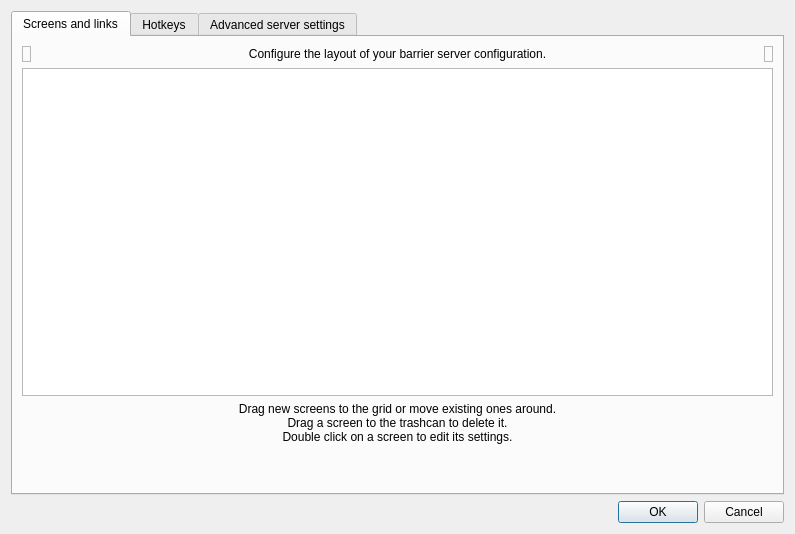
<?xml version="1.0" encoding="UTF-8"?>
<ui version="4.0">
 <class>ServerConfigDialogBase</class>
 <widget class="QDialog" name="ServerConfigDialogBase">
  <property name="geometry">
   <rect>
    <x>0</x>
    <y>0</y>
    <width>795</width>
    <height>534</height>
   </rect>
  </property>
  <property name="windowTitle">
   <string>Server Configuration</string>
  </property>
  <layout class="QVBoxLayout">
   <item>
    <widget class="QTabWidget" name="m_pTabWidget">
     <property name="currentIndex">
      <number>0</number>
     </property>
     <widget class="QWidget" name="m_pTabScreens">
      <attribute name="title">
       <string>Screens and links</string>
      </attribute>
      <layout class="QVBoxLayout">
       <item>
        <layout class="QHBoxLayout">
         <item>
          <widget class="TrashScreenWidget" name="m_pTrashScreenWidget">
           <property name="acceptDrops">
            <bool>true</bool>
           </property>
           <property name="toolTip">
            <string>Drag a screen from the grid to the trashcan to remove it.</string>
           </property>
           <property name="frameShape">
            <enum>QFrame::StyledPanel</enum>
           </property>
           <property name="frameShadow">
            <enum>QFrame::Raised</enum>
           </property>
           <property name="text">
            <string/>
           </property>
           <property name="pixmap">
            <pixmap resource="Barrier.qrc">:/res/icons/64x64/user-trash.png</pixmap>
           </property>
          </widget>
         </item>
         <item>
          <widget class="QLabel" name="label_2">
           <property name="sizePolicy">
            <sizepolicy hsizetype="Preferred" vsizetype="Preferred">
             <horstretch>1</horstretch>
             <verstretch>0</verstretch>
            </sizepolicy>
           </property>
           <property name="text">
            <string>Configure the layout of your barrier server configuration.</string>
           </property>
           <property name="alignment">
            <set>Qt::AlignCenter</set>
           </property>
           <property name="wordWrap">
            <bool>true</bool>
           </property>
          </widget>
         </item>
         <item>
          <widget class="NewScreenWidget" name="m_pLabelNewScreenWidget">
           <property name="toolTip">
            <string>Drag this button to the grid to add a new screen.</string>
           </property>
           <property name="frameShape">
            <enum>QFrame::StyledPanel</enum>
           </property>
           <property name="frameShadow">
            <enum>QFrame::Raised</enum>
           </property>
           <property name="text">
            <string/>
           </property>
           <property name="pixmap">
            <pixmap resource="Barrier.qrc">:/res/icons/64x64/video-display.png</pixmap>
           </property>
          </widget>
         </item>
        </layout>
       </item>
       <item>
       <widget class="ScreenSetupView" name="m_pScreenSetupView">
         <property name="sizePolicy">
          <sizepolicy hsizetype="Expanding" vsizetype="Expanding">
           <horstretch>0</horstretch>
           <verstretch>1</verstretch>
          </sizepolicy>
         </property>
         <property name="minimumSize">
          <size>
           <width>0</width>
           <height>0</height>
          </size>
         </property>
         <property name="acceptDrops">
          <bool>true</bool>
         </property>
         <property name="autoFillBackground">
          <bool>false</bool>
         </property>
         <property name="frameShape">
          <enum>QFrame::StyledPanel</enum>
         </property>
         <property name="frameShadow">
          <enum>QFrame::Sunken</enum>
         </property>
        </widget>
       </item>
       <item>
        <widget class="QLabel" name="label_3">
         <property name="sizePolicy">
          <sizepolicy hsizetype="Preferred" vsizetype="Preferred">
           <horstretch>1</horstretch>
           <verstretch>0</verstretch>
          </sizepolicy>
         </property>
         <property name="text">
          <string>Drag new screens to the grid or move existing ones around.
Drag a screen to the trashcan to delete it.
Double click on a screen to edit its settings.</string>
         </property>
         <property name="alignment">
          <set>Qt::AlignCenter</set>
         </property>
         <property name="wordWrap">
          <bool>true</bool>
         </property>
        </widget>
       </item>
       <item>
        <spacer>
         <property name="orientation">
          <enum>Qt::Vertical</enum>
         </property>
         <property name="sizeHint" stdset="0">
          <size>
           <width>20</width>
           <height>40</height>
          </size>
         </property>
        </spacer>
       </item>
      </layout>
     </widget>
     <widget class="QWidget" name="m_pTabHotkeys">
      <attribute name="title">
       <string>Hotkeys</string>
      </attribute>
      <layout class="QHBoxLayout">
       <item>
        <widget class="QGroupBox" name="groupBox">
         <property name="title">
          <string>&amp;Hotkeys</string>
         </property>
         <layout class="QGridLayout">
          <item row="0" column="0" rowspan="4">
           <widget class="QListWidget" name="m_pListHotkeys"/>
          </item>
          <item row="0" column="1">
           <widget class="QPushButton" name="m_pButtonNewHotkey">
            <property name="enabled">
             <bool>true</bool>
            </property>
            <property name="text">
             <string>&amp;New</string>
            </property>
           </widget>
          </item>
          <item row="1" column="1">
           <widget class="QPushButton" name="m_pButtonEditHotkey">
            <property name="enabled">
             <bool>false</bool>
            </property>
            <property name="text">
             <string>&amp;Edit</string>
            </property>
           </widget>
          </item>
          <item row="2" column="1">
           <widget class="QPushButton" name="m_pButtonRemoveHotkey">
            <property name="enabled">
             <bool>false</bool>
            </property>
            <property name="text">
             <string>&amp;Remove</string>
            </property>
           </widget>
          </item>
          <item row="3" column="1">
           <spacer>
            <property name="orientation">
             <enum>Qt::Vertical</enum>
            </property>
            <property name="sizeHint" stdset="0">
             <size>
              <width>75</width>
              <height>161</height>
             </size>
            </property>
           </spacer>
          </item>
         </layout>
        </widget>
       </item>
       <item>
        <widget class="QGroupBox" name="groupBox_2">
         <property name="title">
          <string>A&amp;ctions</string>
         </property>
         <layout class="QGridLayout">
          <item row="0" column="0" rowspan="4">
           <widget class="QListWidget" name="m_pListActions"/>
          </item>
          <item row="0" column="1">
           <widget class="QPushButton" name="m_pButtonNewAction">
            <property name="enabled">
             <bool>false</bool>
            </property>
            <property name="text">
             <string>Ne&amp;w</string>
            </property>
           </widget>
          </item>
          <item row="1" column="1">
           <widget class="QPushButton" name="m_pButtonEditAction">
            <property name="enabled">
             <bool>false</bool>
            </property>
            <property name="text">
             <string>E&amp;dit</string>
            </property>
           </widget>
          </item>
          <item row="2" column="1">
           <widget class="QPushButton" name="m_pButtonRemoveAction">
            <property name="enabled">
             <bool>false</bool>
            </property>
            <property name="text">
             <string>Re&amp;move</string>
            </property>
           </widget>
          </item>
          <item row="3" column="1">
           <spacer>
            <property name="orientation">
             <enum>Qt::Vertical</enum>
            </property>
            <property name="sizeHint" stdset="0">
             <size>
              <width>20</width>
              <height>40</height>
             </size>
            </property>
           </spacer>
          </item>
         </layout>
        </widget>
       </item>
      </layout>
     </widget>
     <widget class="QWidget" name="m_pTabAdvanced">
      <attribute name="title">
       <string>Advanced server settings</string>
      </attribute>
      <layout class="QGridLayout">
       <item row="0" column="0">
        <widget class="QGroupBox" name="m_pGroupSwitch">
         <property name="title">
          <string>&amp;Switch</string>
         </property>
         <layout class="QVBoxLayout">
          <item>
           <layout class="QHBoxLayout">
            <item>
             <widget class="QCheckBox" name="m_pCheckBoxSwitchDelay">
              <property name="enabled">
               <bool>true</bool>
              </property>
              <property name="text">
               <string>Switch &amp;after waiting</string>
              </property>
             </widget>
            </item>
            <item>
             <spacer>
              <property name="orientation">
               <enum>Qt::Horizontal</enum>
              </property>
              <property name="sizeHint" stdset="0">
               <size>
                <width>40</width>
                <height>20</height>
               </size>
              </property>
             </spacer>
            </item>
            <item>
             <widget class="QSpinBox" name="m_pSpinBoxSwitchDelay">
              <property name="enabled">
               <bool>false</bool>
              </property>
              <property name="minimum">
               <number>10</number>
              </property>
              <property name="maximum">
               <number>10000</number>
              </property>
              <property name="singleStep">
               <number>10</number>
              </property>
              <property name="value">
               <number>250</number>
              </property>
             </widget>
            </item>
            <item>
             <widget class="QLabel" name="m_pLabel_14">
              <property name="text">
               <string>ms</string>
              </property>
             </widget>
            </item>
           </layout>
          </item>
          <item>
           <layout class="QVBoxLayout">
            <item>
             <layout class="QHBoxLayout">
              <item>
               <widget class="QCheckBox" name="m_pCheckBoxSwitchDoubleTap">
                <property name="enabled">
                 <bool>true</bool>
                </property>
                <property name="text">
                 <string>Switch on double &amp;tap within</string>
                </property>
               </widget>
              </item>
              <item>
               <spacer>
                <property name="orientation">
                 <enum>Qt::Horizontal</enum>
                </property>
                <property name="sizeHint" stdset="0">
                 <size>
                  <width>40</width>
                  <height>20</height>
                 </size>
                </property>
               </spacer>
              </item>
              <item>
               <widget class="QSpinBox" name="m_pSpinBoxSwitchDoubleTap">
                <property name="enabled">
                 <bool>false</bool>
                </property>
                <property name="minimum">
                 <number>10</number>
                </property>
                <property name="maximum">
                 <number>10000</number>
                </property>
                <property name="singleStep">
                 <number>10</number>
                </property>
                <property name="value">
                 <number>250</number>
                </property>
               </widget>
              </item>
              <item>
               <widget class="QLabel" name="m_pLabel_15">
                <property name="text">
                 <string>ms</string>
                </property>
               </widget>
              </item>
             </layout>
            </item>
            <item>
             <widget class="QLabel" name="label_4">
              <property name="text">
               <string>Bump against the screen edge with the mouse pointer twice in quick succession.</string>
              </property>
              <property name="wordWrap">
               <bool>true</bool>
              </property>
             </widget>
            </item>
           </layout>
          </item>
          <item>
           <spacer>
            <property name="orientation">
             <enum>Qt::Vertical</enum>
            </property>
            <property name="sizeHint" stdset="0">
             <size>
              <width>20</width>
              <height>40</height>
             </size>
            </property>
           </spacer>
          </item>
         </layout>
        </widget>
       </item>
       <item row="0" column="1">
        <widget class="QGroupBox" name="m_pGroupOptions">
         <property name="title">
          <string>&amp;Options</string>
         </property>
         <layout class="QGridLayout">
          <item row="3" column="0">
           <widget class="QCheckBox" name="m_pCheckBoxWin32KeepForeground">
            <property name="enabled">
             <bool>true</bool>
            </property>
            <property name="text">
             <string>Don't take &amp;foreground window on Windows servers</string>
            </property>
           </widget>
          </item>
          <item row="1" column="0">
           <widget class="QCheckBox" name="m_pCheckBoxRelativeMouseMoves">
            <property name="enabled">
             <bool>true</bool>
            </property>
            <property name="text">
             <string>Use &amp;relative mouse moves</string>
            </property>
           </widget>
          </item>
          <item row="2" column="0">
           <widget class="QCheckBox" name="m_pCheckBoxScreenSaverSync">
            <property name="enabled">
             <bool>true</bool>
            </property>
            <property name="text">
             <string>S&amp;ynchronize screen savers</string>
            </property>
           </widget>
          </item>
          <item row="0" column="0">
           <layout class="QHBoxLayout">
            <item>
             <widget class="QCheckBox" name="m_pCheckBoxHeartbeat">
              <property name="enabled">
               <bool>true</bool>
              </property>
              <property name="text">
               <string>&amp;Check clients every</string>
              </property>
             </widget>
            </item>
            <item>
             <spacer>
              <property name="orientation">
               <enum>Qt::Horizontal</enum>
              </property>
              <property name="sizeHint" stdset="0">
               <size>
                <width>40</width>
                <height>20</height>
               </size>
              </property>
             </spacer>
            </item>
            <item>
             <widget class="QSpinBox" name="m_pSpinBoxHeartbeat">
              <property name="enabled">
               <bool>false</bool>
              </property>
              <property name="minimum">
               <number>1000</number>
              </property>
              <property name="maximum">
               <number>30000</number>
              </property>
              <property name="singleStep">
               <number>1000</number>
              </property>
              <property name="value">
               <number>5000</number>
              </property>
             </widget>
            </item>
            <item>
             <widget class="QLabel" name="m_pLabel_16">
              <property name="text">
               <string>ms</string>
              </property>
             </widget>
            </item>
           </layout>
          </item>
          <item row="7" column="0">
           <spacer>
            <property name="orientation">
             <enum>Qt::Vertical</enum>
            </property>
            <property name="sizeHint" stdset="0">
             <size>
              <width>20</width>
              <height>16</height>
             </size>
            </property>
           </spacer>
          </item>
          <item row="5" column="0">
           <widget class="QCheckBox" name="m_pCheckBoxEnableDragAndDrop">
            <property name="text">
             <string>Enable drag and drop file transfers</string>
            </property>
           </widget>
          </item>
          <item row="4" column="0">
           <widget class="QCheckBox" name="m_pCheckBoxIgnoreAutoConfigClient">
            <property name="text">
             <string>Ignore auto config clients</string>
            </property>
           </widget>
          </item>
          <item row="6" column="0">
           <widget class="QCheckBox" name="m_pCheckBoxEnableClipboard">
            <property name="text">
             <string>Enable clipboard sharing</string>
            </property>
            <property name="checked">
             <bool>true</bool>
            </property>
           </widget>
          </item>
         </layout>
        </widget>
       </item>
       <item row="1" column="0" colspan="2">
        <widget class="QGroupBox" name="m_pGroupSwitchCorners">
         <property name="title">
          <string>&amp;Dead corners</string>
         </property>
         <property name="checked">
          <bool>false</bool>
         </property>
         <layout class="QGridLayout">
          <item row="0" column="0" colspan="2">
           <widget class="QCheckBox" name="m_pCheckBoxCornerTopLeft">
            <property name="text">
             <string>To&amp;p-left</string>
            </property>
           </widget>
          </item>
          <item row="0" column="2" colspan="2">
           <widget class="QCheckBox" name="m_pCheckBoxCornerTopRight">
            <property name="text">
             <string>Top-rig&amp;ht</string>
            </property>
           </widget>
          </item>
          <item row="1" column="0" colspan="2">
           <widget class="QCheckBox" name="m_pCheckBoxCornerBottomLeft">
            <property name="text">
             <string>&amp;Bottom-left</string>
            </property>
           </widget>
          </item>
          <item row="1" column="2" colspan="2">
           <widget class="QCheckBox" name="m_pCheckBoxCornerBottomRight">
            <property name="text">
             <string>Bottom-ri&amp;ght</string>
            </property>
           </widget>
          </item>
          <item row="2" column="0">
           <spacer>
            <property name="orientation">
             <enum>Qt::Horizontal</enum>
            </property>
            <property name="sizeHint" stdset="0">
             <size>
              <width>40</width>
              <height>20</height>
             </size>
            </property>
           </spacer>
          </item>
          <item row="2" column="1" colspan="2">
           <layout class="QHBoxLayout">
            <item>
             <widget class="QLabel" name="label">
              <property name="text">
               <string>Cor&amp;ner Size:</string>
              </property>
              <property name="buddy">
               <cstring>m_pSpinBoxSwitchCornerSize</cstring>
              </property>
             </widget>
            </item>
            <item>
             <widget class="QSpinBox" name="m_pSpinBoxSwitchCornerSize"/>
            </item>
           </layout>
          </item>
          <item row="2" column="3">
           <spacer>
            <property name="orientation">
             <enum>Qt::Horizontal</enum>
            </property>
            <property name="sizeHint" stdset="0">
             <size>
              <width>40</width>
              <height>20</height>
             </size>
            </property>
           </spacer>
          </item>
         </layout>
        </widget>
       </item>
       <item row="2" column="0">
        <spacer>
         <property name="orientation">
          <enum>Qt::Vertical</enum>
         </property>
         <property name="sizeHint" stdset="0">
          <size>
           <width>20</width>
           <height>40</height>
          </size>
         </property>
        </spacer>
       </item>
      </layout>
     </widget>
    </widget>
   </item>
   <item>
    <widget class="QDialogButtonBox" name="m_pButtonBox">
     <property name="orientation">
      <enum>Qt::Horizontal</enum>
     </property>
     <property name="standardButtons">
      <set>QDialogButtonBox::Cancel|QDialogButtonBox::Ok</set>
     </property>
    </widget>
   </item>
  </layout>
 </widget>
 <customwidgets>
  <customwidget>
   <class>ScreenSetupView</class>
   <extends>QTableView</extends>
   <header>ScreenSetupView.h</header>
   <container>1</container>
  </customwidget>
  <customwidget>
   <class>NewScreenWidget</class>
   <extends>QLabel</extends>
   <header>NewScreenWidget.h</header>
  </customwidget>
  <customwidget>
   <class>TrashScreenWidget</class>
   <extends>QLabel</extends>
   <header>TrashScreenWidget.h</header>
  </customwidget>
 </customwidgets>
 <resources>
  <include location="Barrier.qrc"/>
 </resources>
 <connections>
  <connection>
   <sender>m_pButtonBox</sender>
   <signal>accepted()</signal>
   <receiver>ServerConfigDialogBase</receiver>
   <slot>accept()</slot>
   <hints>
    <hint type="sourcelabel">
     <x>572</x>
     <y>424</y>
    </hint>
    <hint type="destinationlabel">
     <x>377</x>
     <y>-8</y>
    </hint>
   </hints>
  </connection>
  <connection>
   <sender>m_pButtonBox</sender>
   <signal>rejected()</signal>
   <receiver>ServerConfigDialogBase</receiver>
   <slot>reject()</slot>
   <hints>
    <hint type="sourcelabel">
     <x>641</x>
     <y>424</y>
    </hint>
    <hint type="destinationlabel">
     <x>595</x>
     <y>1</y>
    </hint>
   </hints>
  </connection>
  <connection>
   <sender>m_pCheckBoxSwitchDelay</sender>
   <signal>toggled(bool)</signal>
   <receiver>m_pSpinBoxSwitchDelay</receiver>
   <slot>setEnabled(bool)</slot>
   <hints>
    <hint type="sourcelabel">
     <x>110</x>
     <y>63</y>
    </hint>
    <hint type="destinationlabel">
     <x>110</x>
     <y>63</y>
    </hint>
   </hints>
  </connection>
  <connection>
   <sender>m_pCheckBoxSwitchDoubleTap</sender>
   <signal>toggled(bool)</signal>
   <receiver>m_pSpinBoxSwitchDoubleTap</receiver>
   <slot>setEnabled(bool)</slot>
   <hints>
    <hint type="sourcelabel">
     <x>110</x>
     <y>63</y>
    </hint>
    <hint type="destinationlabel">
     <x>110</x>
     <y>63</y>
    </hint>
   </hints>
  </connection>
  <connection>
   <sender>m_pCheckBoxHeartbeat</sender>
   <signal>toggled(bool)</signal>
   <receiver>m_pSpinBoxHeartbeat</receiver>
   <slot>setEnabled(bool)</slot>
   <hints>
    <hint type="sourcelabel">
     <x>110</x>
     <y>63</y>
    </hint>
    <hint type="destinationlabel">
     <x>110</x>
     <y>63</y>
    </hint>
   </hints>
  </connection>
  <connection>
   <sender>m_pListHotkeys</sender>
   <signal>itemDoubleClicked(QListWidgetItem*)</signal>
   <receiver>m_pButtonEditHotkey</receiver>
   <slot>click()</slot>
   <hints>
    <hint type="sourcelabel">
     <x>197</x>
     <y>115</y>
    </hint>
    <hint type="destinationlabel">
     <x>304</x>
     <y>115</y>
    </hint>
   </hints>
  </connection>
  <connection>
   <sender>m_pListActions</sender>
   <signal>itemDoubleClicked(QListWidgetItem*)</signal>
   <receiver>m_pButtonEditAction</receiver>
   <slot>click()</slot>
   <hints>
    <hint type="sourcelabel">
     <x>505</x>
     <y>120</y>
    </hint>
    <hint type="destinationlabel">
     <x>677</x>
     <y>118</y>
    </hint>
   </hints>
  </connection>
 </connections>
</ui>
